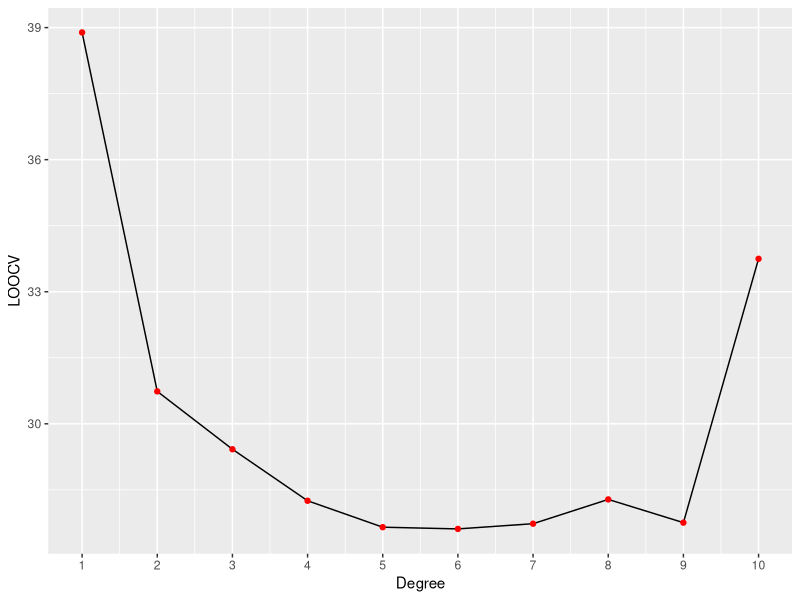
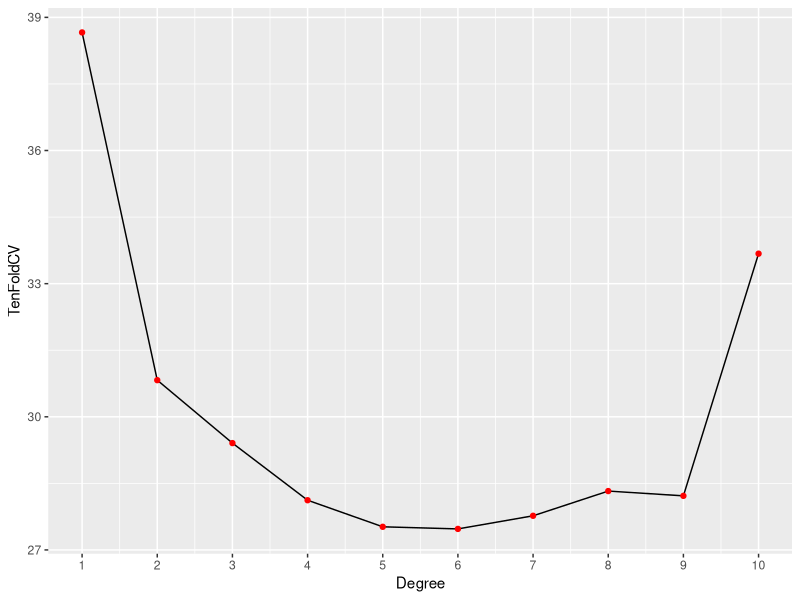

The R source for these figures, in order: (Note: this script raises an error after producing the figures.)
## ---- chunk 1
knitr::opts_chunk$set(echo = TRUE)
## ---- chunk 2
library(MASS)
library(ggplot2)
#library(ISLR)
## ---- chunk 3
LOOCV <- c()
for (i in 1:10){
  polyLCV <- glm(sprintf('medv ~ poly(lstat, %f)', i), data = Boston)
  LOOCV <- append(LOOCV,boot::cv.glm(data = Boston,glmfit = polyLCV)$delta[2])
}
LCVFrame <- data.frame(cbind(1:10, LOOCV))
colnames(LCVFrame) <- c("Degree", "LOOCV")
LCVFrame
## ---- chunk 4
ggplot(data = LCVFrame) + geom_line(aes(x = Degree,y = LOOCV)) +
  geom_point(aes(x = Degree, y = LOOCV), color = 'red') + 
  scale_x_continuous(breaks = seq(1,10, by = 1))
## ---- chunk 5
sprintf("Polynomial Degree with smallest Test MSE: %.0f",
        which.min(LOOCV))
## ---- chunk 6
set.seed(15)
TCV <- c()
for (i in 1:10){
  polyTCV <- glm(sprintf('medv ~ poly(lstat, %f)', i), data = Boston)
  TCV <- append(TCV,boot::cv.glm(data = Boston,glmfit = polyTCV,
                                   K = 10)$delta[2])
}
TCVFrame <- data.frame(cbind(1:10, TCV))
colnames(TCVFrame) <- c("Degree", "TenFoldCV")
TCVFrame
## ---- chunk 7
ggplot(data = TCVFrame) + geom_line(aes(x = Degree,y = TenFoldCV)) +
  geom_point(aes(x = Degree, y = TenFoldCV), color = 'red') + 
  scale_x_continuous(breaks = seq(1,10, by = 1))
## ---- chunk 8
sprintf("Polynomial Degree with smallest Test MSE: %.0f",
        which.min(TCV))
## ---- chunk 9
cFrame <- LCVFrame %>% left_join(TCVFrame, by=c('Degree'))
ggplot(data = cFrame) + 
  geom_line(aes(x = Degree,y = TenFoldCV), color = 'blue') +
  geom_point(aes(x = Degree, y = TenFoldCV), color = 'blue') +
  geom_line(aes(x = Degree,y = LOOCV), color = 'red') +
  geom_point(aes(x = Degree, y = LOOCV), color = 'red') + 
  scale_x_continuous(breaks = seq(1,10, by = 1)) + 
  labs(y = "CV MSE")
